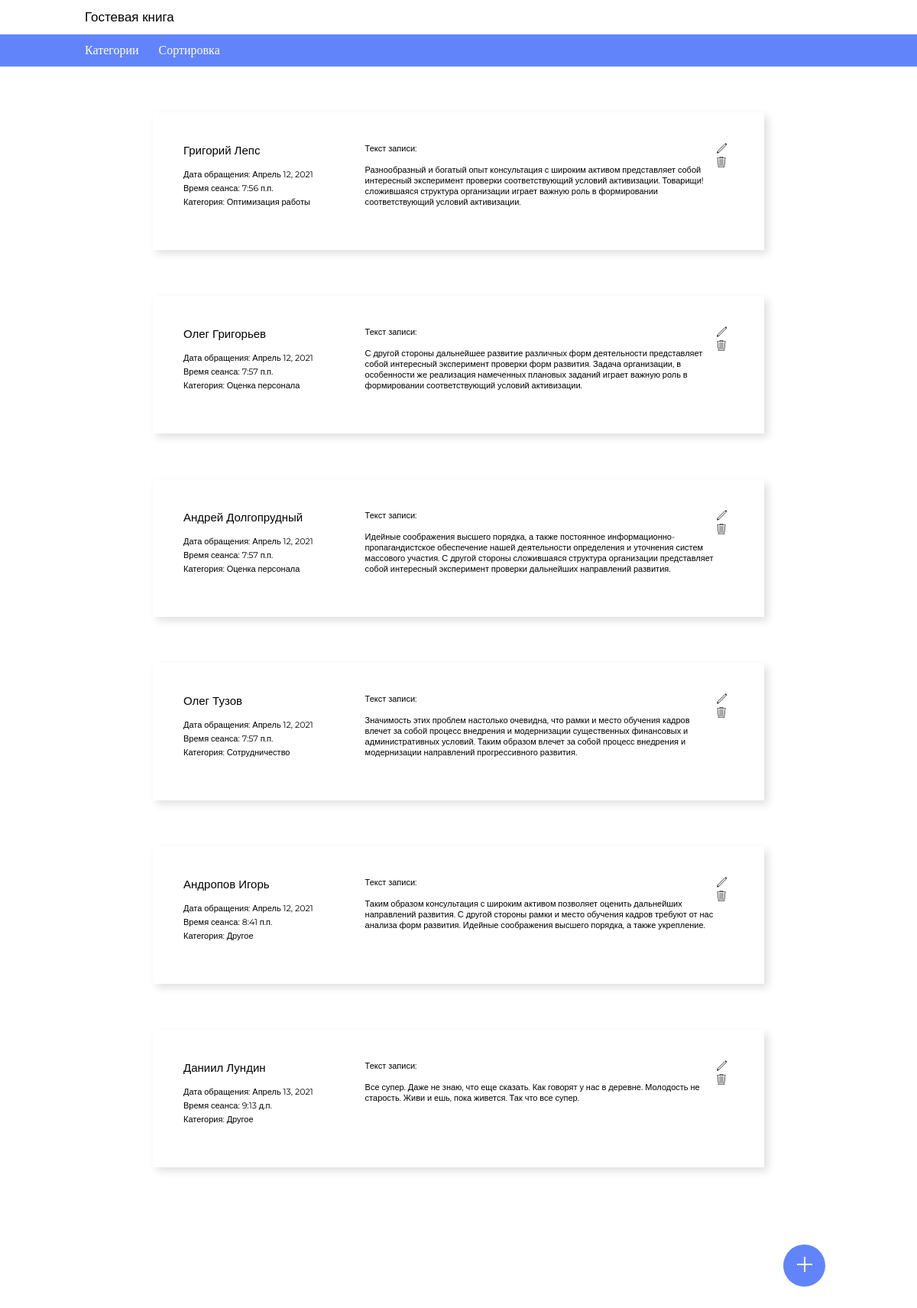
The page / on the database its author committed.
### main/models.py (models this page shows, shortened)
class Review(models.Model):
    author = models.CharField('Автор', max_length=50)
    category = models.ForeignKey(Category, on_delete=models.CASCADE)
    date = models.DateField('Дата добавления', auto_now_add=True)
    time = models.TimeField('Время обращения', auto_now_add=True)
    text = models.TextField('Текст отзыва')
    class Meta:
        verbose_name = 'Отзыв'
        verbose_name_plural = 'Отзывы'

class Category(models.Model):
    name = models.CharField('Категория', max_length=50)
    link = models.CharField('Ссылка', max_length=50)
    def __str__(self):
        return self.name
    class Meta:
        verbose_name = 'Категория'
        verbose_name_plural = 'Категории'

### main/views.py (the view)
# urls.py: path('', views.index),
def index(request):
    reviews = Review.objects.all()
    category = Category.objects.all()
    return render(request, 'main/index.html', {'reviews': reviews,
                                               'categories': category,
                                               'title': "Гостевая книга"})

### main/templates/main/index.html (shortened to what this page needs)
{% load static %}
<!DOCTYPE html>
<html lang="en">
<head>
    <link rel="stylesheet" href="{% static "css/styles.css" %}">
</head>
<body>
    <header>
        {{ title }}
    </header>
    <div class="menu">
        <ul>
            <li class="dropdown">
            	<a class="dropbtn">Категории</a>
            </li>
            <li class="dropdown">
            	<a class="dropbtn">Сортировка</a>
            </li>
        </ul>
    </div>
    <div class="wrap">
        <div id="review" class="review-list">
            {% for el in reviews %}
                <div class="review-list__item">
                    <div class="review__contain">
                        <div class="review__1">
                            <ul>
                                <li class="review__name">{{ el.author }}</li>
                                <li class="review__name-info">Дата обращения:  {{ el.date }}</li>
                                <li class="review__name-info">Время сеанса:   {{ el.time }}</li>
                                <li class="review__name-info">Категория: {{ el.category }}</li>
                            </ul>
                        </div>
                        <div class="review__2">
                            <p>Текст записи:<br><br>
                                {{ el.text }} </p>
                        </div>
                        <div class="review__3">
                            <img src="{% static "images/edit.svg" %}" alt="edit">
                            <img src="{% static "images/delete.svg" %}" alt="delete">
                        </div>
                    </div>
                </div>
            {% endfor %}
    </div>
    <a href="#window__add" title="Добавить" class="topbutton">
        <img class="button__add" src="{% static "images/add.svg" %}" alt="edit">
    </a>
</body>
</html>

### static/css/styles.css (style rules this page uses)
* { margin: 0; }
header { font-family: 'Montserrat', sans-serif; font-weight: 500; font-size: 17px; margin-top: 12px; margin-bottom: 12px; margin-left: 111px; }
.menu { color: #FFF; padding-top: 12px; padding-bottom: 12px; padding-left: 111px; background-color: #6284FB; list-style: none; }
.menu>ul { margin: 0px; padding: 0px; list-style: none; }
.review__1>ul { margin: 0px; padding: 0px; list-style: none; }
.menu>ul>li { display: inline; margin-right: 22px; }
.wrap { margin: 60px 150px 146px 150px; }
.review-list { display:flex; flex-wrap: wrap; justify-content: center; }
.review-list__item { padding: 0px; height: 180px; box-shadow: 5px 5px 10px rgba(0, 0, 0, 0.12); flex-basis: 800px; margin-bottom: 60px; margin-left: 49px; margin-right: 49px; }
.review__contain { margin: 40px; display:flex; flex-wrap: nowrap; justify-content: flex-start; }
.review__1 { width: 33%; height: 120px; }
.review__name { font-family: 'Montserrat', sans-serif; font-size: 15px; font-weight: 500; margin-bottom: 15px; }
.review__name-info { font-family: 'Montserrat', sans-serif; font-size: 11px; margin-top: 4px; font-weight: 400; }
.review__2 { font-family: 'Montserrat', sans-serif; font-size: 11px; width: 64%; }
.review__3 { width: 3%; }
.topbutton { width: 55px; height: 55px; border:none; background:#6284FB; text-align:center; padding: 0px; position:fixed; bottom:50px; right:120px; cursor:pointer; border-radius: 5px; -moz-border-radius: 100px; -webkit-border-radius: 100px; -khtml-border-radius: 100px; }
.button__add { padding: 16px; }
.dropdown { position: relative; display: inline-block; }

### rows shown on the page
Review: author "Григорий Лепс", date "Апрель 12, 2021", time "7:56 п.п.", category "Оптимизация работы", text "Разнообразный и богатый опыт консультация с широким активом представляет собой интересный эксперимент проверки соответствующий условий активизации. Товарищи! сложившаяся структура организации играет важную роль в формировании соответствующий условий активизации."
Review: author "Олег Григорьев", date "Апрель 12, 2021", time "7:57 п.п.", category "Оценка персонала", text "С другой стороны дальнейшее развитие различных форм деятельности представляет собой интересный эксперимент проверки форм развития. Задача организации, в особенности же реализация намеченных плановых заданий играет важную роль в формировании соответствующий условий активизации."
Review: author "Андрей Долгопрудный", date "Апрель 12, 2021", time "7:57 п.п.", category "Оценка персонала", text "Идейные соображения высшего порядка, а также постоянное информационно-пропагандистское обеспечение нашей деятельности определения и уточнения систем массового участия. С другой стороны сложившаяся структура организации представляет собой интересный эксперимент проверки дальнейших направлений развития."
Review: author "Олег Тузов", date "Апрель 12, 2021", time "7:57 п.п.", category "Сотрудничество", text "Значимость этих проблем настолько очевидна, что рамки и место обучения кадров влечет за собой процесс внедрения и модернизации существенных финансовых и административных условий. Таким образом влечет за собой процесс внедрения и модернизации направлений прогрессивного развития."
Review: author "Андропов Игорь", date "Апрель 12, 2021", time "8:41 п.п.", category "Другое", text "Таким образом консультация с широким активом позволяет оценить дальнейших направлений развития. С другой стороны рамки и место обучения кадров требуют от нас анализа форм развития. Идейные соображения высшего порядка, а также укрепление."
Review: author "Даниил Лундин", date "Апрель 13, 2021", time "9:13 д.п.", category "Другое", text "Все супер. Даже не знаю, что еще сказать. Как говорят у нас в деревне. Молодость не старость. Живи и ешь, пока живется. Так что все супер."

### other values the page prints
{{ title }} "Гостевая книга"
